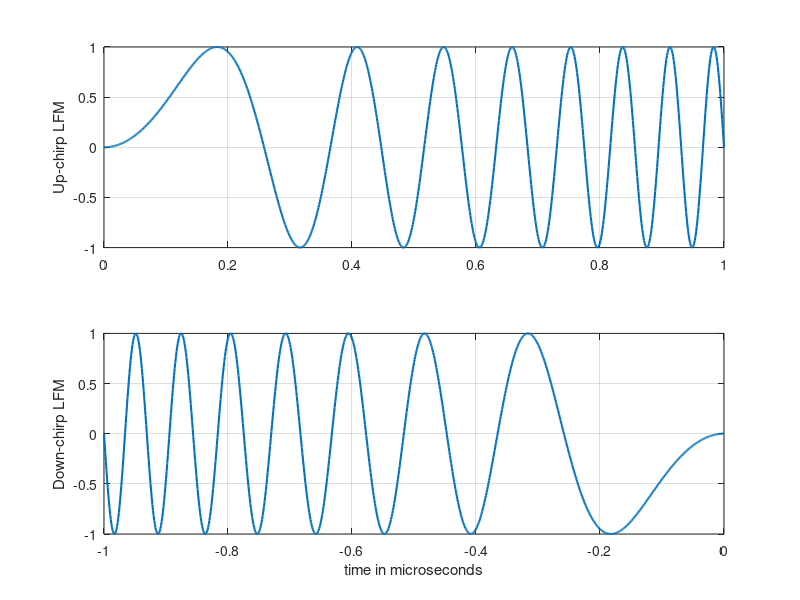

Here is the MATLAB script that generated this plot:
% Generates Figure 3.6 of text
close all
clear all
LFM_BW = 15e6;
tau = 1e-6;
ts = 1e-9; % 1000 samples per PW
beta = LFM_BW/tau;
t = 0: ts: +tau;
S = exp(j*pi*beta*(t.^2));
figure
subplot(2,1,1), plot(t*1e6,imag(S),'linewidth',1.5), grid
ylabel('Up-chirp LFM')
% The matched filter for S(t) is S*(-t)
t = -tau: ts: 0;
Smf = exp(-j*pi*beta*(t.^2));
subplot(2,1,2), plot(t*1e6,imag(Smf),'linewidth',1.5), grid
xlabel('time in microseconds')
ylabel('Down-chirp LFM')